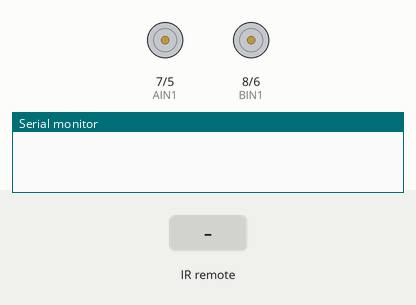
This sketch was run on a simulated Arduino Uno, built with avr-gcc and run on an emulated ATmega328P. Parts: direction and speed pins drawn as motors (green arrow = direction pin HIGH = forward, orange = LOW = backward, longer = more drive), the last lines printed to the serial monitor. The inputs (shaded band) are chosen by the test bench.

Above: at 1.2 s.
1.3 s: infrared code 0xBF40FF00 received
2.8 s: infrared code 0xEA15FF00 received
At 4.0 s:
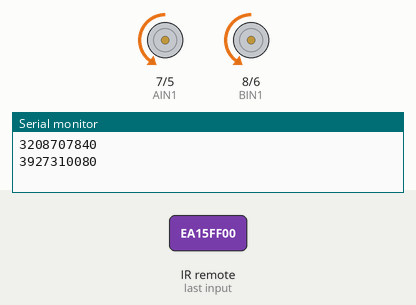
4.3 s: infrared code 0xB946FF00 received
At 5.3 s:
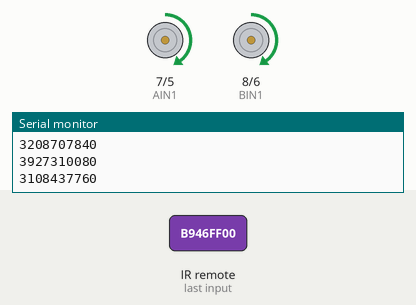
5.8 s: infrared code 0xBB44FF00 received
At 6.5 s:
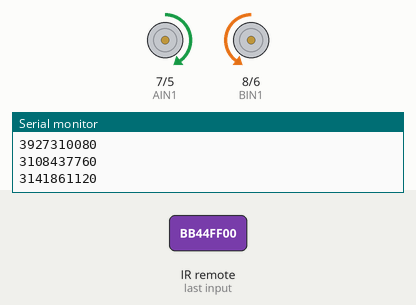
Timing chart, 0 to 8.3 s (numbered marks = the images above; inputs shaded):
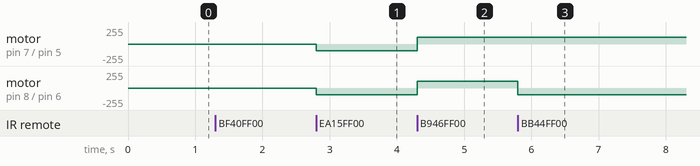

The sketch:

LiaIrControlDraft4_comments.ino
```cpp
/*
IR Control

This code is for an elegoo smart car V4.0.
The purpose of this code is to have the car be contorlled by a infared remote.
This is done by having:

By retireving and storing any hex value the IR reveiver receives.
Each button on the ir remote has a certain hex value.
If that the received value is = the value of the forward button the car will go forward.
If that the received value is = the value of the Backward button the car will go backward.
If that the received value is = the value of the Right button the car will go Right.
If that the received value is = the value of the Left button the cra will go Left.

This is done by using:
-IRremote.h libraries
-analogWrite
-digitalWrite
-if & else if

Pins for IR receiver:
- Vcc pin    = pin 1 = 5V+
- GND pin    = pin 2 = GND
- signal pin = pin 1 = pin 9 on arduino

Pins for dc motors:
- AIN1(Direction)             = pin 10 on TB6612FNG = pin 8 on arduino
- PWMA(Speed/amount of power) = pin 9 on TB6612FNG  = pin 5 on arduino
- BIN1(Direction)             = pin 6 on TB6612FNG  = pin 7 on arduino
- PWMB(Speed/amount of power) = pin 7 on TB6612FNG  = pin 6 on arduino
- STBY                        = pin 19 on TB6612FNG = pin 3 on arduino

Go to: https://www.elegoo.com/blogs/arduino-projects/elegoo-smart-robot-car-kit-v4-0-tutorial
For more info on components pin configuration/Data sheets aswell as info on IR control and other functions this car
can perform.

*/


// Including the ir library to receive ir signals from IR remote.
#include <IRremote.h>

// Define the IR receiver pin
const int IR_PIN = 9;

// Define the IR receiver object
IRrecv irrecv(IR_PIN);

// Defining pin numbers for motor control and standby.
int PWMA = 5;                                               // speed/power for motor A.
int AIN1 = 7;                                               // Direction motor B.
int BIN1 = 8;                                               // Direction motor A.
int PWMB = 6;                                               // Speed?power for motor b.
int STBY = 3;                                               // Stand by pin (allows power to motors).

// Defining speed values for different motor speeds.
int MINspeed = 50;                                          // minimum speed before motors struggle.
int SPEED1 = 100;                                           // A speed value.
int SPEED2 = 150;                                           // A speed value.
int SPEED3 = 200;                                           // A speed value.
int MAXspeed = 255;                                         // Define the maximum motor speed.

// Define amount of milliseconds to go 180 degrees when going right
int oneEighty = 648;


// Below create a function to make the car stop
void stop() {

  digitalWrite(STBY, 1);   // Give power to standby pin

  // motor A
  pinMode(PWMA, OUTPUT);   // Set PWMA pin as OUTPUT
  analogWrite(PWMA, 0);    // Set the speed of motor A to zero
  pinMode(AIN1, OUTPUT);   // Set AIN1 pin as OUTPUT
  digitalWrite(AIN1, 1);   // Set the direction of motor A (Set it HIGH to rotate clockwise)

  // Motor B
  pinMode(PWMB, OUTPUT);   // Set PWMB pin as OUTPUT
  analogWrite(PWMB, 0);    // Set the speed of motor B to zero
  pinMode(BIN1, OUTPUT);   // Set BIN1 pin as OUTPUT
  digitalWrite(BIN1, 1);   // Set the direction of motor B (Set it HIGH to rotate clockwise)
}

// Create a function to make the car move Forward with a variable for speed whos value can be defined when called.
void forward(int speed) {

  digitalWrite(STBY, 1);       // Give power to standby pin

  // motor A
  pinMode(PWMA, OUTPUT);       // Set PWMA pin as OUTPUT
  analogWrite(PWMA, speed);    // Set the speed of motor A using PWM
  pinMode(AIN1, OUTPUT);       // Set AIN1 pin as OUTPUT
  digitalWrite(AIN1, 1);       // Set the direction of motor A (Set it HIGH to rotate clockwise)

  // Motor B
  pinMode(PWMB, OUTPUT);       // Set PWMB pin as OUTPUT
  analogWrite(PWMB, speed);    // Set the speed of motor B using PWM
  pinMode(BIN1, OUTPUT);       // Set BIN1 pin as OUTPUT
  digitalWrite(BIN1, 1);       // Set the direction of motor B (Set it HIGH to rotate clockwise)
}

//Create a function to make the car move Left with a variable for speed whos value can be defined when called.
//moving left means spinnig in place clockwise.
//This is done by the left side motors(B) move counter clockwise and having the right side motors(A) move clockwise.
void left(int speed) {

  digitalWrite(STBY, 1);     // Give power to standby pin

  // motor A
  pinMode(PWMA, OUTPUT);     // Set PWMA pin as OUTPUT
  analogWrite(PWMA, speed);  // Set the speed of motor A using PWM
  pinMode(AIN1, OUTPUT);     // Set AIN1 pin as OUTPUT
  digitalWrite(AIN1, 1);     // Set the direction of motor A (Set it HIGH to rotate clockwise)


  // Motor B
  pinMode(PWMB, OUTPUT);     // Set PWMB pin as OUTPUT
  analogWrite(PWMB, speed);  // Set the speed of motor B using PWM
  pinMode(BIN1, OUTPUT);     // Set BIN1 pin as OUTPUT
  digitalWrite(BIN1, 0);     // Set the direction of motor B (Set it LOW to rotate counter clockwise)
}

//Create a function to make the car move Right with a variable for speed whos value can be defined when called.
//moving left means spinnig in place counter clockwise.
//This is done by the left side motors(B) move clockwise and having the right side motors(A) move counter clockwise.
void right(int speed) {

  digitalWrite(STBY, 1);     // Give power to standby pin.

  // motor A
  pinMode(PWMA, OUTPUT);     // Set PWMA pin as OUTPUT
  analogWrite(PWMA, speed);  // Set the speed of motor A using PWM.
  pinMode(AIN1, OUTPUT);     // Set AIN1 pin as OUTPUT
  digitalWrite(AIN1, 10);    // Set the direction of motor A (Set it LOW to rotate clockwise)    .


  // Motor B
  pinMode(PWMB, OUTPUT);     // Set PWMB pin as OUTPUT
  analogWrite(PWMB, speed);  // Set the speed of motor B using PWM
  pinMode(BIN1, OUTPUT);     // Set BIN1 pin as OUTPUT
  digitalWrite(BIN1, 1);     // Set the direction of motor B (Set it HIGH to rotate counter clockwise)
}

// Create a function to make the car move Backward with a variable for speed whos value can be defined when called.
void backward(int speed) {

  digitalWrite(STBY, 1);       // Give power to standby pin

  // motor
  pinMode(PWMA, OUTPUT);       // Set PWMA pin as OUTPUT
  analogWrite(PWMA, speed);    // Set the speed of motor A using PWM
  pinMode(AIN1, OUTPUT);       // Set AIN1 pin as OUTPUT
  digitalWrite(AIN1, 0);       // Set the direction of motor A (Set it LOW to rotate counter clockwise)

  // Motor B
  pinMode(PWMB, OUTPUT);       // Set PWMB pin as OUTPUT
  analogWrite(PWMB, speed);    // Set the speed of motor B using PWM
  pinMode(BIN1, OUTPUT);       // Set BIN1 pin as OUTPUT
  digitalWrite(BIN1, 0);       // Set the direction of motor B (Set it LOW to rotate counter clockwise)
}


void setup() {
  // put your setup code here, to run once:
  Serial.begin(9600);                           // Begin serial communication at a baud rate of 9600
  irrecv.enableIRIn();                          // Enable the infrared (IR) receiver
}
void loop() {
  // Check if there are any available codes in the buffer
  if (irrecv.decode()) {
    unsigned long receivedCode = irrecv.decodedIRData.decodedRawData;// Retrieve and store the hex value of the received code
    Serial.println(receivedCode);  // Print the received code to the serial monitor

    // Define the codes as variables
    const unsigned long stopCode = 3208707840;        //OK button
    const unsigned long backwardCode = 3927310080;    //BACWARD arrow button
    const unsigned long forwardCode = 3108437760;     //FORWARD arrow button
    const unsigned long leftCode = 3141861120;        //LEFT arrow button
    const unsigned long rightCode = 3158572800;       //RIGHT arrow button

    // Check if the received code matches the stop code.
    if (receivedCode == stopCode) {
      stop();// Stop the motors when the stop code is received.
    }

    // Check if the received code matches the backward code.
    else if (receivedCode == backwardCode) {
      backward(100); // Execute backward function with a speed of 100.
    }

    // Check if the received code matches the forward code.
    else if (receivedCode == forwardCode) {
      forward(100); // Move forward with a speed of 100.
    }

    // Check if the received code matches the left code.
    else if (receivedCode == leftCode) {
      left(100); // Turn left with a speed of 100.
    }

    // Check if the received code matches the right code.
    else if (receivedCode == rightCode) {
      right(100); // Turn right with a speed of 100.
    }

    // Reset the IR receiver for the next signal.
    irrecv.resume();
  }


}
```

Measured:
- after the input at 2.8 s, motor on pin 7 (AIN1) / pin 5 (PWMA), motor on pin 8 (BIN1) / pin 6 (PWMB): stopped → backward 100/255 at once
- after the input at 4.3 s, motor on pin 7 (AIN1) / pin 5 (PWMA), motor on pin 8 (BIN1) / pin 6 (PWMB): backward 100/255 → forward 100/255 at once
- after the input at 5.8 s, motor on pin 8 (BIN1) / pin 6 (PWMB): forward 100/255 → backward 100/255 at once
